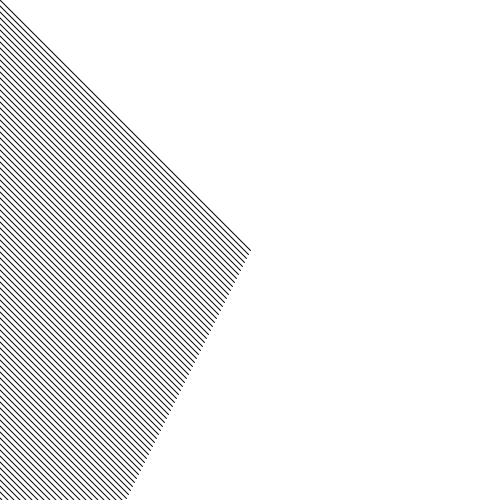
Frame 1 (no input)
Frame 2 (the mouse pressed at the canvas centre, redrawn once): identical to frame 1, image omitted

The Processing sketch that drew this single still picture (run headless with seeded random() and noise(); the mouse was pressed at the canvas centre and the sketch redrawn once):

// Processing sketch: for_loops
// ── for_loops.pde
color lineColor = color(127);
int x, y, originX, originY;
float stepX, stepY, size;

void setup() {
  size(500, 500);
  background(255);
  originX = 0;
  originY = 0;
  stepX=-2;
  stepY=4;
  size=250;
  noLoop();
}

void draw() {
  background(255);

  for (int i = 0; i < 100; i++) {
    line(originX-size+(i*stepX), originY-size+(i*stepY), originX+size+(i*stepX), originY+size+(i*stepY));
  }
}
